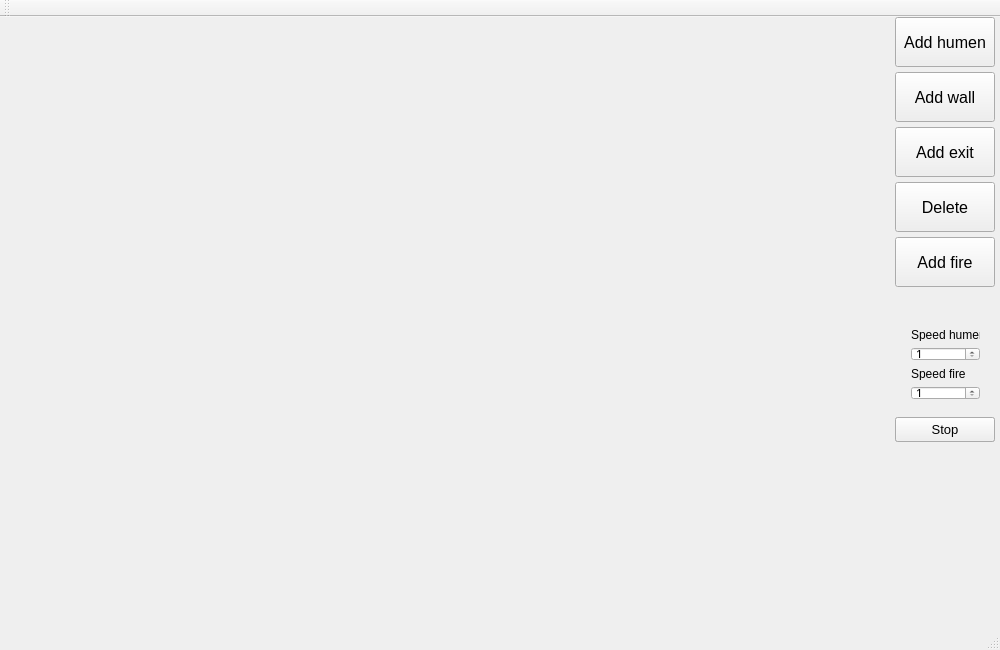
<?xml version="1.0" encoding="UTF-8"?>
<ui version="4.0">
 <class>MainWindow</class>
 <widget class="QMainWindow" name="MainWindow">
  <property name="geometry">
   <rect>
    <x>0</x>
    <y>0</y>
    <width>1000</width>
    <height>650</height>
   </rect>
  </property>
  <property name="minimumSize">
   <size>
    <width>1000</width>
    <height>650</height>
   </size>
  </property>
  <property name="maximumSize">
   <size>
    <width>1000</width>
    <height>650</height>
   </size>
  </property>
  <property name="windowTitle">
   <string>Пожар</string>
  </property>
  <property name="documentMode">
   <bool>true</bool>
  </property>
  <property name="dockOptions">
   <set>QMainWindow::AllowNestedDocks|QMainWindow::AllowTabbedDocks|QMainWindow::AnimatedDocks|QMainWindow::ForceTabbedDocks|QMainWindow::VerticalTabs</set>
  </property>
  <property name="unifiedTitleAndToolBarOnMac">
   <bool>true</bool>
  </property>
  <widget class="QWidget" name="centralWidget">
   <widget class="QPushButton" name="addHumen">
    <property name="geometry">
     <rect>
      <x>895</x>
      <y>0</y>
      <width>100</width>
      <height>50</height>
     </rect>
    </property>
    <property name="font">
     <font>
      <pointsize>12</pointsize>
     </font>
    </property>
    <property name="text">
     <string>Add humen</string>
    </property>
    <property name="checkable">
     <bool>true</bool>
    </property>
   </widget>
   <widget class="QPushButton" name="addWall">
    <property name="geometry">
     <rect>
      <x>895</x>
      <y>55</y>
      <width>100</width>
      <height>50</height>
     </rect>
    </property>
    <property name="font">
     <font>
      <pointsize>12</pointsize>
     </font>
    </property>
    <property name="text">
     <string>Add wall</string>
    </property>
    <property name="checkable">
     <bool>true</bool>
    </property>
   </widget>
   <widget class="QPushButton" name="addFire">
    <property name="geometry">
     <rect>
      <x>895</x>
      <y>220</y>
      <width>100</width>
      <height>50</height>
     </rect>
    </property>
    <property name="font">
     <font>
      <pointsize>12</pointsize>
     </font>
    </property>
    <property name="text">
     <string>Add fire</string>
    </property>
    <property name="checkable">
     <bool>true</bool>
    </property>
   </widget>
   <widget class="QPushButton" name="addExit">
    <property name="geometry">
     <rect>
      <x>895</x>
      <y>110</y>
      <width>100</width>
      <height>50</height>
     </rect>
    </property>
    <property name="font">
     <font>
      <pointsize>12</pointsize>
     </font>
    </property>
    <property name="text">
     <string>Add exit</string>
    </property>
    <property name="checkable">
     <bool>true</bool>
    </property>
   </widget>
   <widget class="QPushButton" name="goButton">
    <property name="geometry">
     <rect>
      <x>895</x>
      <y>400</y>
      <width>100</width>
      <height>25</height>
     </rect>
    </property>
    <property name="font">
     <font>
      <pointsize>10</pointsize>
     </font>
    </property>
    <property name="text">
     <string>Go</string>
    </property>
   </widget>
   <widget class="QLabel" name="label">
    <property name="geometry">
     <rect>
      <x>895</x>
      <y>0</y>
      <width>105</width>
      <height>321</height>
     </rect>
    </property>
    <property name="text">
     <string/>
    </property>
   </widget>
   <widget class="QPushButton" name="deleteButton">
    <property name="geometry">
     <rect>
      <x>895</x>
      <y>165</y>
      <width>100</width>
      <height>50</height>
     </rect>
    </property>
    <property name="font">
     <font>
      <pointsize>12</pointsize>
     </font>
    </property>
    <property name="text">
     <string>Delete</string>
    </property>
    <property name="checkable">
     <bool>true</bool>
    </property>
   </widget>
   <widget class="QPushButton" name="stopButton">
    <property name="geometry">
     <rect>
      <x>895</x>
      <y>400</y>
      <width>100</width>
      <height>25</height>
     </rect>
    </property>
    <property name="font">
     <font>
      <pointsize>10</pointsize>
     </font>
    </property>
    <property name="text">
     <string>Stop</string>
    </property>
   </widget>
   <widget class="QLabel" name="label_2">
    <property name="geometry">
     <rect>
      <x>0</x>
      <y>560</y>
      <width>491</width>
      <height>16</height>
     </rect>
    </property>
    <property name="text">
     <string/>
    </property>
   </widget>
   <widget class="QWidget" name="layoutWidget">
    <property name="geometry">
     <rect>
      <x>900</x>
      <y>300</y>
      <width>91</width>
      <height>94</height>
     </rect>
    </property>
    <layout class="QGridLayout" name="gridLayout">
     <item row="4" column="0">
      <widget class="QSpinBox" name="spinBox_2">
       <property name="minimum">
        <number>1</number>
       </property>
       <property name="maximum">
        <number>3</number>
       </property>
      </widget>
     </item>
     <item row="2" column="0">
      <widget class="QSpinBox" name="spinBox">
       <property name="minimum">
        <number>1</number>
       </property>
       <property name="maximum">
        <number>3</number>
       </property>
      </widget>
     </item>
     <item row="3" column="0">
      <widget class="QLabel" name="label_4">
       <property name="font">
        <font>
         <pointsize>9</pointsize>
        </font>
       </property>
       <property name="text">
        <string>Speed fire</string>
       </property>
      </widget>
     </item>
     <item row="1" column="0">
      <widget class="QLabel" name="label_3">
       <property name="font">
        <font>
         <pointsize>9</pointsize>
        </font>
       </property>
       <property name="text">
        <string>Speed humen</string>
       </property>
      </widget>
     </item>
    </layout>
   </widget>
  </widget>
  <widget class="QMenuBar" name="menuBar">
   <property name="geometry">
    <rect>
     <x>0</x>
     <y>0</y>
     <width>1000</width>
     <height>20</height>
    </rect>
   </property>
  </widget>
  <widget class="QStatusBar" name="statusBar"/>
  <widget class="QToolBar" name="mainToolBar">
   <property name="enabled">
    <bool>false</bool>
   </property>
   <attribute name="toolBarArea">
    <enum>TopToolBarArea</enum>
   </attribute>
   <attribute name="toolBarBreak">
    <bool>false</bool>
   </attribute>
  </widget>
 </widget>
 <layoutdefault spacing="6" margin="11"/>
 <resources/>
 <connections/>
</ui>
